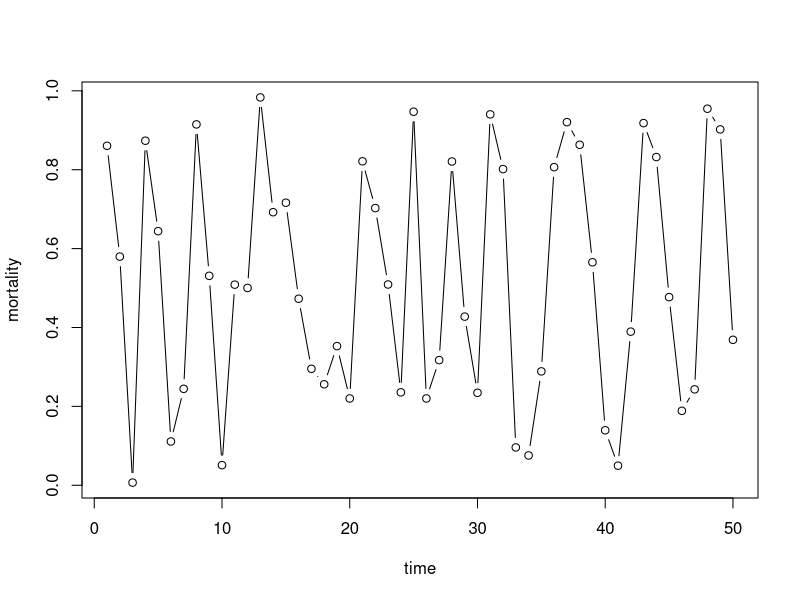

Reproduce this figure in R.
## ---- chunk 1
# creating a little chunk of R code
# 26 January 2016
# NJG

# create and print time and mortality data series
time <- 1:50
print(time)

mortality <- runif(50)
print(mortality)

# plot data with lines and points
plot(x=time, y=mortality,type="b")
